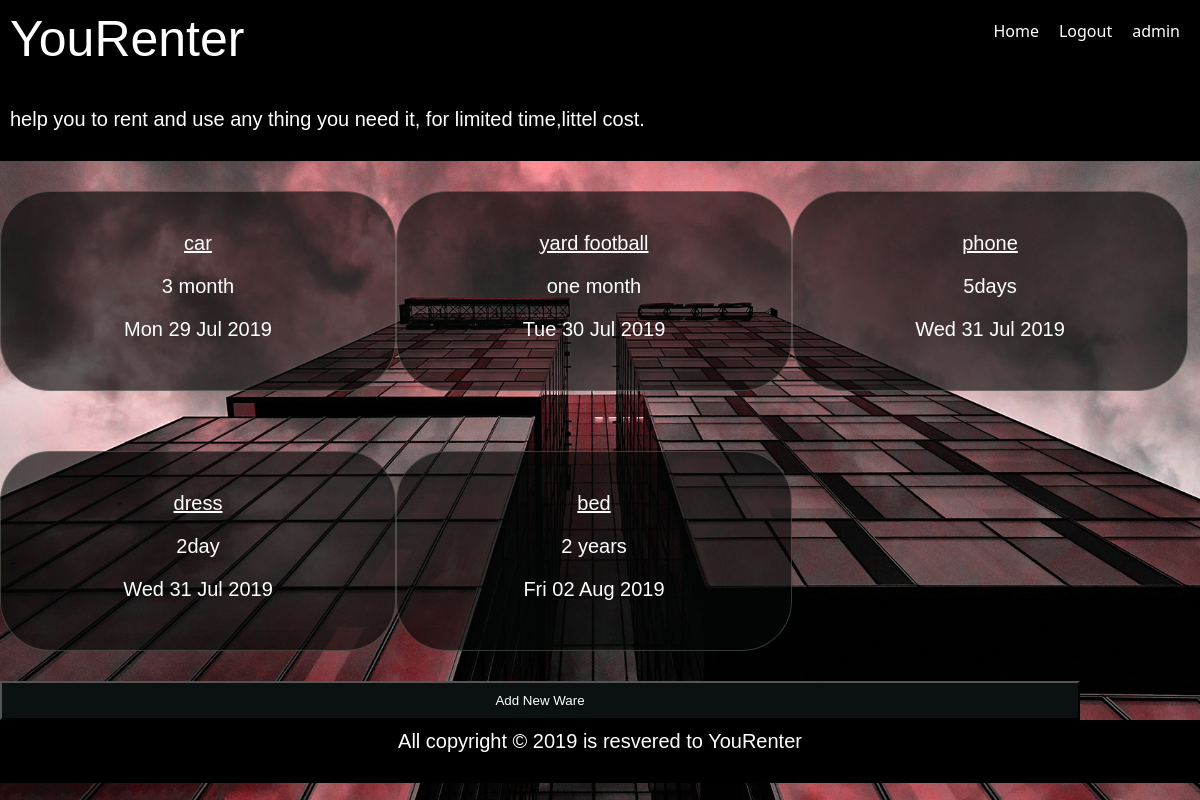
The app's page / (signed in) with its own data.
### renter_app/models.py (models this page shows, shortened)
class Ware(models.Model):
    name_ware = models.CharField(max_length=100)
    contact_info = models.CharField(max_length=100)
    publish_on = models.DateTimeField(default=timezone.now)
    picture = models.ImageField(upload_to='pics')
    about = models.TextField()
    location = models.TextField()
    duration = models.CharField(max_length=200)
    price = models.IntegerField()
    insurance = models.IntegerField(help_text="hint:insurance non refundable")
    def get_absolute_url(self):
        return reverse('detail', args=[str(self.id)])

### renter_app/views.py (the view)
# urls.py: path('', views.index, name='home'),
def index(request):
    item = Ware.objects.all()
    data={
        'item': item
    }
    return render(request,'index.html',data)

### templates/index.html (shortened to what this page needs)
{% extends 'base.html' %}
{% block body %}
    <div class="navbar">
          <p>help you to rent and use any thing you need it, for limited time,littel cost.</p>
    </div>
   <div id="featurs">
   {% for i in item %}
    <div class="box">
      <p><a href="{{i.get_absolute_url}}">{{i.name_ware}}</a> </p>
      <p>{{i.duration}} </p><p> {{i.publish_on |date:"D d M Y"}}</p>
    </div>
     {% empty %}
      <p>No item is found</p>
   {% endfor %}
      <a href="{% url 'add' %}"><input type="submit" value="Add New Ware" class="btn"></a>
 </div>
{% endblock %}

### templates/base.html (shortened to what this page needs)
<!DOCTYPE html>
{% load static %}
<html lang="en">
<head>
    <link rel="stylesheet" href="{% static 'style.css'%}">
</head>
<body>
    <div class="navbar">
        <h1>YouRenter</h1>
        <ul>
            <li><a href="{% url 'home' %}">Home</a></li>
            {% if user.is_authenticated %}
                <li><a href="{% url 'logout' %}">Logout</a></li>
            {% else %}
                <li><a href="{% url 'register' %}">Register</a></li>
                <li><a href="{% url 'login' %}">Login</a></li>
            {% endif %}
            <li><a href="#">{{user.username}}</a></li>
        </ul>
    </div>
    {% block body %}
    {% endblock %}
    <div class="footer">
        <p>All copyright &copy; 2019 is resvered to YouRenter</p>
   </div>
</body>
</html>

### static/style.css (style rules this page uses)
* { padding: 0; margin: 0; box-sizing: border-box; }
h1, h2, h3, p { margin-bottom: 20px; font: 20px sans-serif; color: white; }
body { background-image: url('imge/cta01.jpg'); font-family: 'Segoe UI', Tahoma, Geneva, Verdana, sans-serif; -webkit-background-size: cover; -moz-background-size: cover; -o-background-size: cover; background-size: cover; }
.box { border-radius: 50px; background-color: #060707a1 ; padding: 30px; margin: 30px auto ; border: 1px solid #a7b3a44b; overflow: scroll; }
.box p a { color: white; }
input, textarea { width: 100%; padding: 10px; }
.btn { width: 90%; background-color: #0b1011; color: white; }
.navbar { background-color: black; color: white; padding: 10px; overflow: hidden; }
.navbar h1 { float: left; font-size: 50px; }
.navbar ul { float: right; list-style: none; }
.navbar ul li { float: left; padding: 10px; }
.navbar ul li a { color: white; text-decoration: none; }
.footer { background-color: black; color: white; text-align: center; padding: 10px; width: 100%; }
#featurs .box { float: left; width:33%; padding: 40px; text-align: center; height: 200px; }

### records on screen
Ware: name_ware "car", duration "3 month", publish_on "Mon 29 Jul 2019"
Ware: name_ware "yard football", duration "one month", publish_on "Tue 30 Jul 2019"
Ware: name_ware "phone", duration "5days", publish_on "Wed 31 Jul 2019"
Ware: name_ware "dress", duration "2day", publish_on "Wed 31 Jul 2019"
Ware: name_ware "bed", duration "2 years", publish_on "Fri 02 Aug 2019"

### other values on screen
{{ user.username }} "admin"
